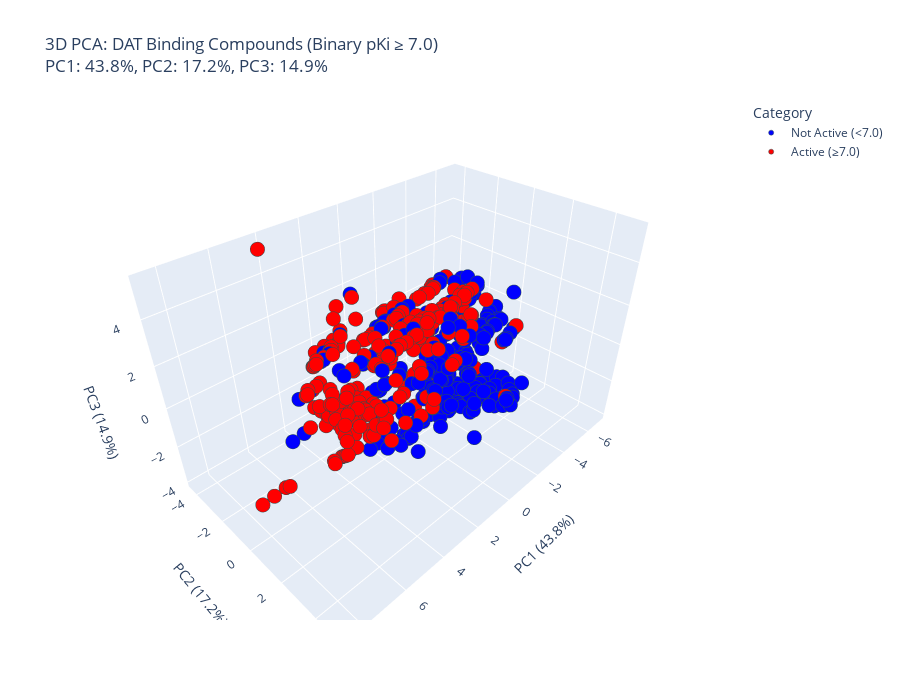

The notebook cell saved with this chart:
### Markdown cell above
## PCA 3d of 2 catogaries

### Code cell
# 3D Interactive PCA Visualization med Plotly (binary classes, pKi ≥ 7.0 = Active)
if df_rdkit is not None:
    try:
        import plotly.express as px
        import plotly.graph_objects as go

        # Lav 3D PCA (3 komponenter)
        pca_3d = PCA(n_components=3)
        X_pca_3d = pca_3d.fit_transform(X_rdkit_scaled)

        # Binary categories
        def binarize_pki(pki_val):
            return 'Active (≥7.0)' if pki_val >= 7.0 else 'Not Active (<7.0)'

        categories_binary = [binarize_pki(pki) for pki in y_pki]

        # Create DataFrame for plotting
        df_plot = pd.DataFrame({
            'PC1': X_pca_3d[:, 0],
            'PC2': X_pca_3d[:, 1],
            'PC3': X_pca_3d[:, 2],
            'pKi': y_pki,
            'Category': categories_binary,
            'ChEMBL_ID': df_rdkit['ChEMBL_ID'].values
        })

        # 3D Interactive Scatter Plot (color by binary Category)
        fig = px.scatter_3d(
            df_plot,
            x='PC1', y='PC2', z='PC3',
            color='Category',
            color_discrete_map={
                'Not Active (<7.0)': 'blue',
                'Active (≥7.0)': 'red'
            },
            hover_data=['ChEMBL_ID', 'pKi', 'Category'],
            title=(
                f'3D PCA: DAT Binding Compounds (Binary pKi ≥ 7.0)'
                f'<br>PC1: {pca_3d.explained_variance_ratio_[0]*100:.1f}%, '
                f'PC2: {pca_3d.explained_variance_ratio_[1]*100:.1f}%, '
                f'PC3: {pca_3d.explained_variance_ratio_[2]*100:.1f}%'
            ),
            labels={'pKi': 'pKi (binding strength)'},
            height=700
        )

        fig.update_traces(marker=dict(size=5, line=dict(width=0.5, color='DarkSlateGrey')))
        fig.update_layout(
            scene=dict(
                xaxis_title=f'PC1 ({pca_3d.explained_variance_ratio_[0]*100:.1f}%)',
                yaxis_title=f'PC2 ({pca_3d.explained_variance_ratio_[1]*100:.1f}%)',
                zaxis_title=f'PC3 ({pca_3d.explained_variance_ratio_[2]*100:.1f}%)',
            ),
            font=dict(size=12)
        )

        fig.show()

        print(f"✅ 3D PCA forklarer {pca_3d.explained_variance_ratio_.sum()*100:.1f}% af variansen")
        print("   Brug musen til at rotere og zoome! 🔄")

    except ImportError:
        print("⚠️ Plotly ikke installeret. Installer nu: pip install plotly")
else:
    print("❌ RDKit data mangler")

### Figure 1 — Plotly figure (JSON) as saved in the notebook; plotly's stock layout.template omitted (floating-point values rounded to 4 significant figures; data arrays with more than 128 entries replaced by an {"elided": "..."} marker saying what was removed)
{"data": [{"customdata": {"elided": "272x3 mixed values"}, "hovertemplate": "Category=%{customdata[2]}<br>PC1=%{x}<br>PC2=%{y}<br>PC3=%{z}<br>ChEMBL_ID=%{customdata[0]}<br>pKi (binding strength)=%{customdata[1]}<extra></extra>", "legendgroup": "Not Active (<7.0)", "marker": {"color": "blue", "line": {"color": "DarkSlateGrey", "width": 0.5}, "size": 5, "symbol": "circle"}, "mode": "markers", "name": "Not Active (<7.0)", "scene": "scene", "showlegend": true, "type": "scatter3d", "x": {"elided": "272 float values"}, "y": {"elided": "272 float values"}, "z": {"elided": "272 float values"}}, {"customdata": {"elided": "269x3 mixed values"}, "hovertemplate": "Category=%{customdata[2]}<br>PC1=%{x}<br>PC2=%{y}<br>PC3=%{z}<br>ChEMBL_ID=%{customdata[0]}<br>pKi (binding strength)=%{customdata[1]}<extra></extra>", "legendgroup": "Active (≥7.0)", "marker": {"color": "red", "line": {"color": "DarkSlateGrey", "width": 0.5}, "size": 5, "symbol": "circle"}, "mode": "markers", "name": "Active (≥7.0)", "scene": "scene", "showlegend": true, "type": "scatter3d", "x": {"elided": "269 float values"}, "y": {"elided": "269 float values"}, "z": {"elided": "269 float values"}}], "layout": {"font": {"size": 12}, "height": 700, "legend": {"title": {"text": "Category"}, "tracegroupgap": 0}, "scene": {"domain": {"x": [0, 1], "y": [0, 1]}, "xaxis": {"title": {"text": "PC1 (43.8%)"}}, "yaxis": {"title": {"text": "PC2 (17.2%)"}}, "zaxis": {"title": {"text": "PC3 (14.9%)"}}}, "title": {"text": "3D PCA: DAT Binding Compounds (Binary pKi ≥ 7.0)<br>PC1: 43.8%, PC2: 17.2%, PC3: 14.9%"}}}
